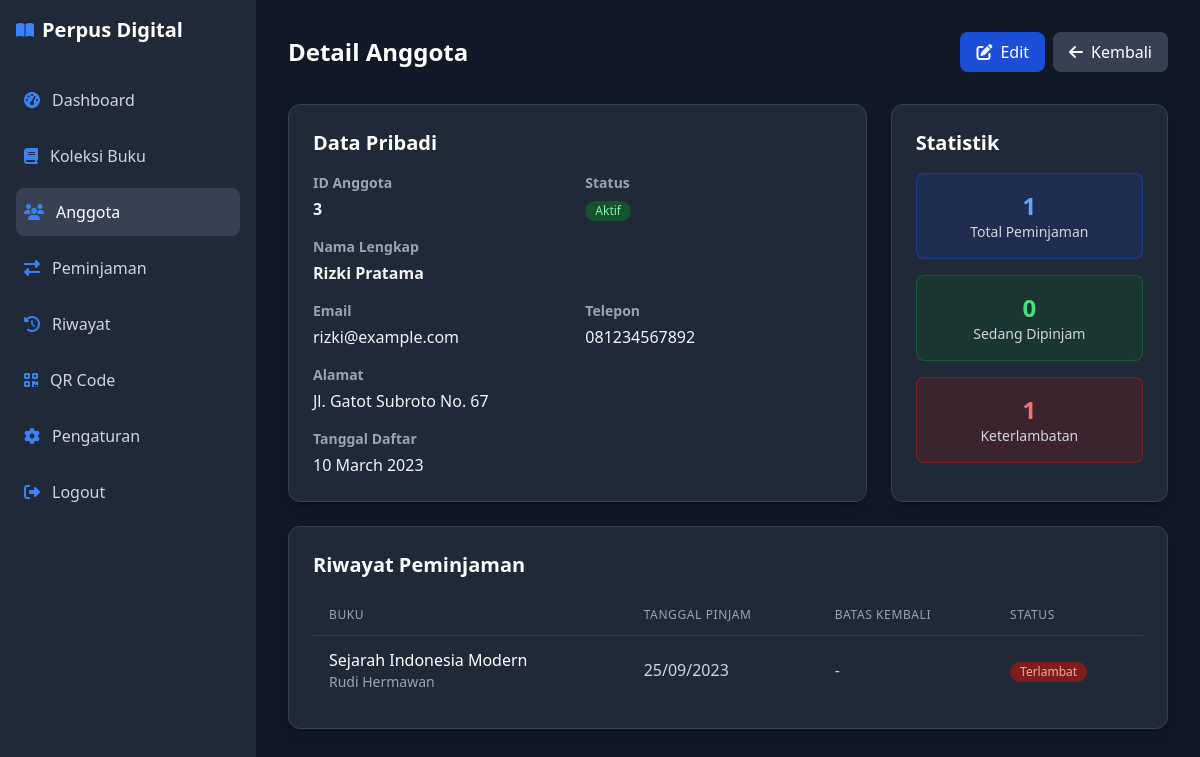
The page /detail_anggota.php?id=3 (signed in) on the database its author committed.
### tables this page shows
CREATE TABLE anggota (
    id_anggota INT AUTO_INCREMENT PRIMARY KEY,
    nama VARCHAR(100) NOT NULL,
    email VARCHAR(100) UNIQUE NOT NULL,
    telepon VARCHAR(15),
    alamat TEXT,
    tanggal_daftar DATE,
    status ENUM('Aktif', 'Nonaktif') DEFAULT 'Aktif'
);

CREATE TABLE peminjaman (
    id_peminjaman INT AUTO_INCREMENT PRIMARY KEY,
    id_buku INT,
    id_anggota INT,
    tanggal_pinjam DATE,
    tanggal_kembali DATE,
    status ENUM('Dipinjam', 'Dikembalikan', 'Terlambat') DEFAULT 'Dipinjam',
    FOREIGN KEY (id_buku) REFERENCES buku(id_buku),
    FOREIGN KEY (id_anggota) REFERENCES anggota(id_anggota)
);

CREATE TABLE buku (
    id_buku INT AUTO_INCREMENT PRIMARY KEY,
    judul VARCHAR(200) NOT NULL,
    pengarang VARCHAR(100) NOT NULL,
    id_kategori INT,
    isbn VARCHAR(20),
    tahun_terbit YEAR,
    penerbit VARCHAR(100),
    deskripsi TEXT,
    stok INT DEFAULT 1,
    gambar VARCHAR(255),
    FOREIGN KEY (id_kategori) REFERENCES kategori(id_kategori)
);

### detail_anggota.php (the view, shortened to what this page needs)
<?php
require_once 'config.php';
$id_anggota = $_GET['id'] ?? 0;
$anggota = $pdo->prepare("SELECT * FROM anggota WHERE id_anggota = ?");
$anggota->execute([$id_anggota]);
$data_anggota = $anggota->fetch(PDO::FETCH_ASSOC);
$riwayat_peminjaman = $pdo->prepare("
    SELECT p.*, b.judul, b.pengarang
    FROM peminjaman p
    JOIN buku b ON p.id_buku = b.id_buku
    WHERE p.id_anggota = ?
    ORDER BY p.tanggal_pinjam DESC
");
$riwayat_peminjaman->execute([$id_anggota]);
$riwayat = $riwayat_peminjaman->fetchAll(PDO::FETCH_ASSOC);
$total_peminjaman = count($riwayat);
$sedang_dipinjam = 0;
$terlambat = 0;
foreach ($riwayat as $p) {
    if ($p['status'] == 'Terlambat') $terlambat++;
}
?>
<!DOCTYPE html>
<html lang="id">
<head>
    <script src="https://cdn.tailwindcss.com"></script>
    <link rel="stylesheet" href="https://cdnjs.cloudflare.com/ajax/libs/font-awesome/6.4.0/css/all.min.css">
</head>
<body class="bg-gray-900 text-gray-100">
    <div class="flex">
        <div class="w-64 bg-gray-800 text-gray-100 min-h-screen p-4">
            <?php include 'sidebar.php'; ?>
        </div>
        <div class="flex-1 p-8">
            <div class="flex justify-between items-center mb-8">
                <h1 class="text-2xl font-bold text-white">Detail Anggota</h1>
                <div class="flex space-x-2">
                    <a href="edit_anggota.php?id=<?= $data_anggota['id_anggota'] ?>"
                       class="bg-blue-700 text-white px-4 py-2 rounded-lg hover:bg-blue-600 flex items-center space-x-2 transition-colors">
                        <i class="fas fa-edit"></i>
                        <span>Edit</span>
                    </a>
                    <a href="anggota.php" class="bg-gray-700 text-white px-4 py-2 rounded-lg hover:bg-gray-600 flex items-center space-x-2 transition-colors">
                        <i class="fas fa-arrow-left"></i>
                        <span>Kembali</span>
                    </a>
                </div>
            </div>
            <div class="grid grid-cols-1 lg:grid-cols-3 gap-6 mb-6">
                <div class="bg-gray-800 rounded-xl shadow-lg p-6 lg:col-span-2 border border-gray-700">
                    <h2 class="text-xl font-bold mb-4 text-white">Data Pribadi</h2>
                    <div class="grid grid-cols-1 md:grid-cols-2 gap-4">
                        <div>
                            <label class="block text-gray-400 text-sm font-bold mb-1">ID Anggota</label>
                            <p class="text-gray-100 font-semibold"><?= $data_anggota['id_anggota'] ?></p>
                        </div>
                        <div>
                            <label class="block text-gray-400 text-sm font-bold mb-1">Status</label>
                            <span class="inline-flex items-center px-2.5 py-0.5 rounded-full text-xs font-medium
                                <?= $data_anggota['status'] == 'Aktif' ? 'bg-green-900 text-green-300' : 'bg-red-900 text-red-300' ?>">
                                <?= $data_anggota['status'] ?>
                            </span>
                        </div>
                        <div class="md:col-span-2">
                            <label class="block text-gray-400 text-sm font-bold mb-1">Nama Lengkap</label>
                            <p class="text-gray-100 font-semibold"><?= htmlspecialchars($data_anggota['nama']) ?></p>
                        </div>
                        <div>
                            <label class="block text-gray-400 text-sm font-bold mb-1">Email</label>
                            <p class="text-gray-100"><?= $data_anggota['email'] ?></p>
                        </div>
                        <div>
                            <label class="block text-gray-400 text-sm font-bold mb-1">Telepon</label>
                            <p class="text-gray-100"><?= $data_anggota['telepon'] ?: '-' ?></p>
                        </div>
                        <div class="md:col-span-2">
                            <label class="block text-gray-400 text-sm font-bold mb-1">Alamat</label>
                            <p class="text-gray-100"><?= $data_anggota['alamat'] ? nl2br(htmlspecialchars($data_anggota['alamat'])) : '-' ?></p>
                        </div>
                        <div>
                            <label class="block text-gray-400 text-sm font-bold mb-1">Tanggal Daftar</label>
                            <p class="text-gray-100"><?= date('d F Y', strtotime($data_anggota['tanggal_daftar'])) ?></p>
                        </div>
                    </div>
                </div>
                <div class="bg-gray-800 rounded-xl shadow-lg p-6 border border-gray-700">
                    <h2 class="text-xl font-bold mb-4 text-white">Statistik</h2>
                    <div class="space-y-4">
                        <div class="text-center p-4 bg-blue-900/30 rounded-lg border border-blue-700/50">
                            <div class="text-2xl font-bold text-blue-400"><?= $total_peminjaman ?></div>
                            <div class="text-sm text-gray-300">Total Peminjaman</div>
                        </div>
                        <div class="text-center p-4 bg-green-900/30 rounded-lg border border-green-700/50">
                            <div class="text-2xl font-bold text-green-400"><?= $sedang_dipinjam ?></div>
                            <div class="text-sm text-gray-300">Sedang Dipinjam</div>
                        </div>
                        <div class="text-center p-4 bg-red-900/30 rounded-lg border border-red-700/50">
                            <div class="text-2xl font-bold text-red-400"><?= $terlambat ?></div>
                            <div class="text-sm text-gray-300">Keterlambatan</div>
                        </div>
                    </div>
                </div>
            </div>
            <div class="bg-gray-800 rounded-xl shadow-lg p-6 border border-gray-700">
                <h2 class="text-xl font-bold mb-4 text-white">Riwayat Peminjaman</h2>
                <?php if (empty($riwayat)): ?>
                <div class="text-center py-8 text-gray-400">
                    <i class="fas fa-history text-4xl mb-4"></i>
                    <p>Belum ada riwayat peminjaman</p>
                </div>
                <?php else: ?>
                <div class="overflow-x-auto">
                    <table class="min-w-full divide-y divide-gray-700">
                        <thead>
                            <tr>
                                <th class="px-4 py-3 text-left text-xs font-medium text-gray-400 uppercase tracking-wider">Buku</th>
                                <th class="px-4 py-3 text-left text-xs font-medium text-gray-400 uppercase tracking-wider">Tanggal Pinjam</th>
                                <th class="px-4 py-3 text-left text-xs font-medium text-gray-400 uppercase tracking-wider">Batas Kembali</th>
                                <th class="px-4 py-3 text-left text-xs font-medium text-gray-400 uppercase tracking-wider">Status</th>
                            </tr>
                        </thead>
                        <tbody class="divide-y divide-gray-700">
                            <?php foreach($riwayat as $r):
                                $terlambat = strtotime($r['tanggal_kembali']) < time() && $r['status'] == 'Dipinjam';
                                $status_class = $r['status'] == 'Dikembalikan' ? 'bg-green-900 text-green-300' :
                                              ($terlambat || $r['status'] == 'Terlambat' ? 'bg-red-900 text-red-300' : 'bg-yellow-900 text-yellow-300');
                            ?>
                            <tr class="hover:bg-gray-750 transition-colors">
                                <td class="px-4 py-3">
                                    <div class="font-medium text-white"><?= htmlspecialchars($r['judul']) ?></div>
                                    <div class="text-sm text-gray-400"><?= $r['pengarang'] ?></div>
                                </td>
                                <td class="px-4 py-3 text-gray-300"><?= date('d/m/Y', strtotime($r['tanggal_pinjam'])) ?></td>
                                <td class="px-4 py-3 <?= $terlambat ? 'text-red-400 font-bold' : 'text-gray-300' ?>">
                                    <?= $r['tanggal_kembali'] ? date('d/m/Y', strtotime($r['tanggal_kembali'])) : '-' ?>
                                </td>
                                <td class="px-4 py-3">
                                    <span class="inline-flex items-center px-2.5 py-0.5 rounded-full text-xs font-medium <?= $status_class ?>">
                                        <?= $terlambat ? 'Terlambat' : $r['status'] ?>
                                    </span>
                                </td>
                            </tr>
                            <?php endforeach; ?>
                        </tbody>
                    </table>
                </div>
                <?php endif; ?>
            </div>
        </div>
    </div>
</body>
</html>

### rows shown on the page
anggota: id_anggota "3", status "Aktif", nama "Rizki Pratama", email "rizki@example.com", telepon "081234567892", alamat "Jl. Gatot Subroto No. 67", tanggal_daftar "10 March 2023"
peminjaman: id_buku.judul "Sejarah Indonesia Modern", id_buku.pengarang "Rudi Hermawan", tanggal_pinjam "25/09/2023", status "Terlambat"

### other values the page prints
$total_peminjaman "1"
$sedang_dipinjam "0"
$terlambat "1"
